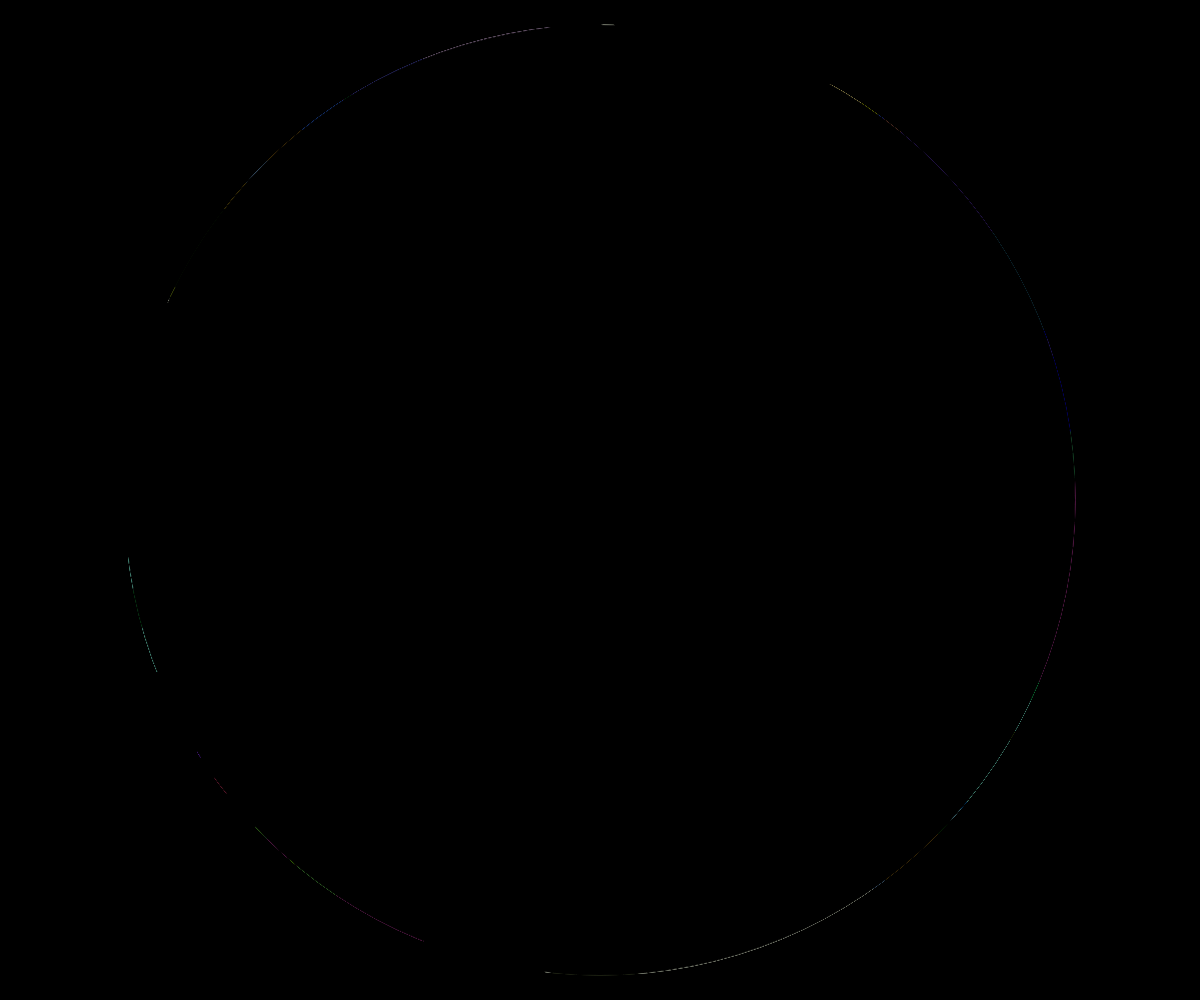
Frame 1 (no input)
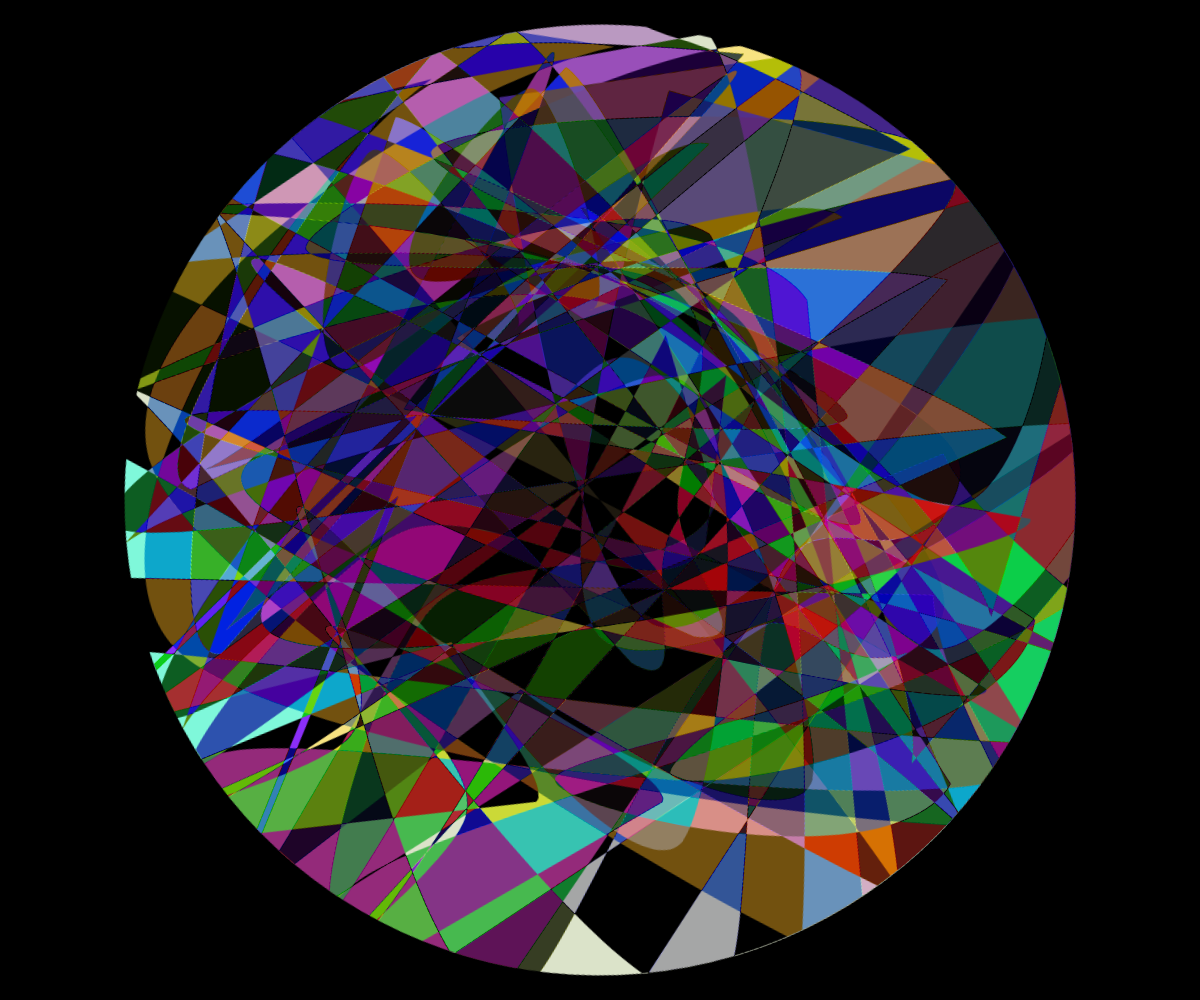
Frame 60 (no input)
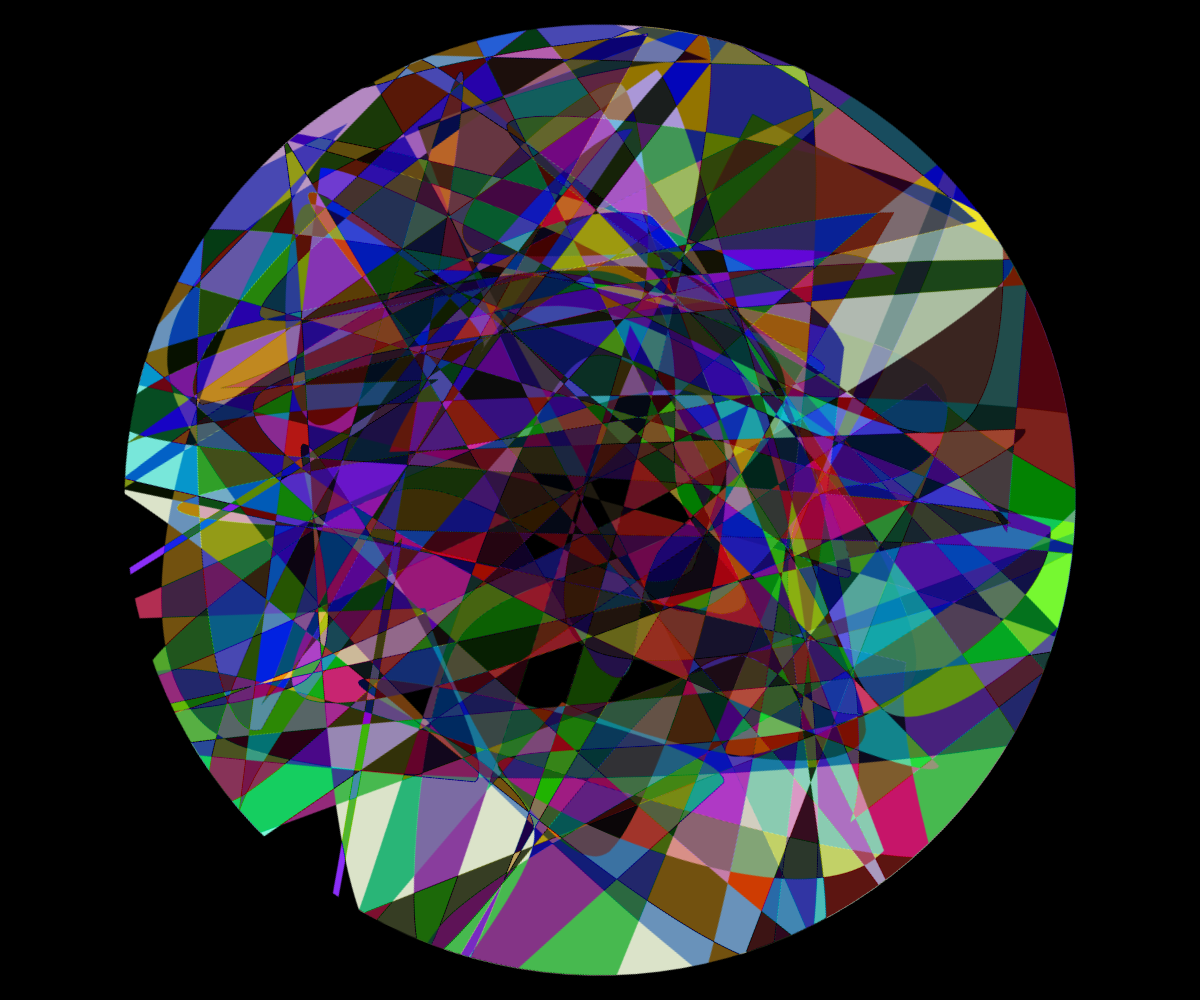
Frame 120 (the mouse pressed at the canvas centre since frame 60)

The p5.js sketch that drew these frames (run headless with seeded random() and noise() and a simulated clock; from frame 60 on, the mouse is pressed at the canvas centre):

// p5.js sketch
// ── sketch.js

// used this reference for image masking
// https://editor.p5js.org/allison.parrish/sketches/kOHWUvQR1

let startX;
let startY;
let endX;
let endY;
let pattern;
let minSize;
let sizing;
let angle = 0;

function setup() {
  createCanvas(windowWidth, windowHeight);
  let seed = random(1000);
  minSize = min(width, height);
  sizing = minSize - 50;
  pattern = createGraphics(windowWidth, windowHeight);
  pattern.background(0);
  pattern.blendMode(DIFFERENCE);
  randomSeed(seed)
  console.log(seed) // I like ~522
  for (let i = 0; i < 20; i++) {

    startX = random(0, width);
    startY = random(0, height);
    endX = random(0, width);
    endY = random(0, height);
    pattern.strokeWeight(random(1, 5));
    pattern.stroke(random(0, 255), random(0, 255), random(0, 255));
    pattern.noStroke()
    pattern.fill(random(0, 255), random(0, 255), random(0, 255));
    pattern.beginShape();
    pattern.curveVertex(startX, startY);
    pattern.curveVertex(random(0, width), random(0, height));
    pattern.curveVertex(random(0, width), random(0, height));
    pattern.curveVertex(random(0, width), random(0, height));
    pattern.curveVertex(random(0, width), random(0, height));
    pattern.curveVertex(endX, endY);
    pattern.endShape();
  }

  shape = createGraphics(windowWidth, windowHeight);
  shape.ellipse(width / 2, height / 2, sizing, sizing);
  pattern = pattern.get(); // convert to image
  pattern.mask(shape);

}

function draw() {
  blendMode(BLEND);
  background(0);
  blendMode(DIFFERENCE);
  angleMode(DEGREES)
  imageMode(CENTER);
  translate(width/2,height/2)
  push()
  rotate(angle)
  image(pattern, 0, 0);
  pop()
  push()
  rotate(-angle)
  image(pattern, 0,0);
  pop()
  angle += 0.2
}


// test out different seeds, if there's one you particularly like then 
// you could potentially comment this out, and set the seed to 
// the number you like most for the same result everytime 
// function mousePressed() {
//   seed = random(1000);

// }

///////////////////////////////////////////////////////

/*
Inspired by Frieder Nake's ER56 / 264 (1963) and Vera Molnár's Du Cycle: Segments et leurs Croisements No. 9 (1973)
*/

// let startX;
// let startY;
// let endX;
// let endY;

// let seed = 1;

// function setup() {
//   createCanvas(windowWidth, windowHeight);
//   stroke(255);
//   strokeWeight(2);
// }

// function draw() {
//   background(0);
//   randomSeed(seed)
  
//   for (let i = 0; i < 100; i++) {
    
//     startX = random(20, width - 20);
//     startY = random(20, height - 20);

//     if (random(10) < 1) {
//       let amount = random(5, 20);
//       endX += amount;
//       endY = startY + amount;
//     } else {
//       let amount = random(5, 20);
//       endY += amount;
//       endX = startX + amount;
//     }
    
//     line(startX, startY, endX, endY);
//   }
// }

// function mousePressed() {
//   seed = random(1000);
// }
